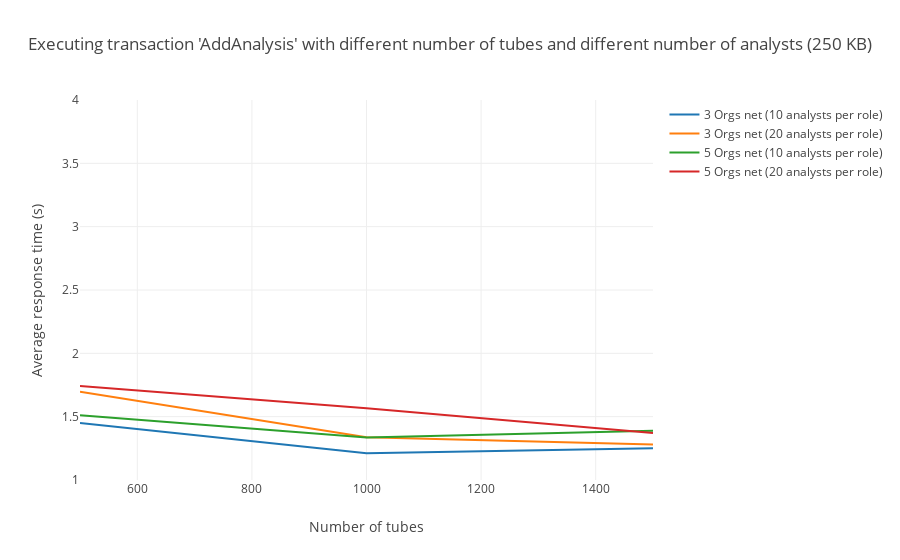

The code cell stored with this chart in its notebook:
### Markdown cell above
### Average times when executing tx 'AddAnalysis' by analysts

### Code cell
# 3 Orgs net data
threeOrgs10 = [1.4509, 1.2117, 1.2511]
threeOrgs20 = [1.6969, 1.3378, 1.2801]
# 5 Orgs net data
fiveOrgs10 = [1.5105, 1.3361, 1.3891]
fiveOrgs20 = [1.7422, 1.5659, 1.3711]

avgAnalysis("250 KB", threeOrgs10, threeOrgs20, fiveOrgs10, fiveOrgs20)

### Figure 1 — Plotly figure (JSON) as saved in the notebook; plotly's stock layout.template omitted (floating-point values rounded to 4 significant figures)
{"data": [{"mode": "lines", "name": "3 Orgs net (10 analysts per role)", "type": "scatter", "uid": "1c1ab7c4-a4d9-48d8-801f-dbc264b151a2", "x": [500, 1000, 1500], "y": [1.451, 1.212, 1.251]}, {"mode": "lines", "name": "3 Orgs net (20 analysts per role)", "type": "scatter", "uid": "1e9724c6-20ca-4ec7-ac33-ac48cb01d603", "x": [500, 1000, 1500], "y": [1.697, 1.338, 1.28]}, {"mode": "lines", "name": "5 Orgs net (10 analysts per role)", "type": "scatter", "uid": "a587a18b-f81e-4779-b65f-656340ca74c8", "x": [500, 1000, 1500], "y": [1.51, 1.336, 1.389]}, {"mode": "lines", "name": "5 Orgs net (20 analysts per role)", "type": "scatter", "uid": "787e4b23-cc24-4642-a187-cf284d628257", "x": [500, 1000, 1500], "y": [1.742, 1.566, 1.371]}], "layout": {"barmode": "group", "title": {"text": "Executing transaction 'AddAnalysis' with different number of tubes and different number of analysts (250 KB)"}, "xaxis": {"range": [500, 1500], "title": {"text": "Number of tubes"}}, "yaxis": {"range": [1, 4], "title": {"text": "Average response time (s)"}}}}
